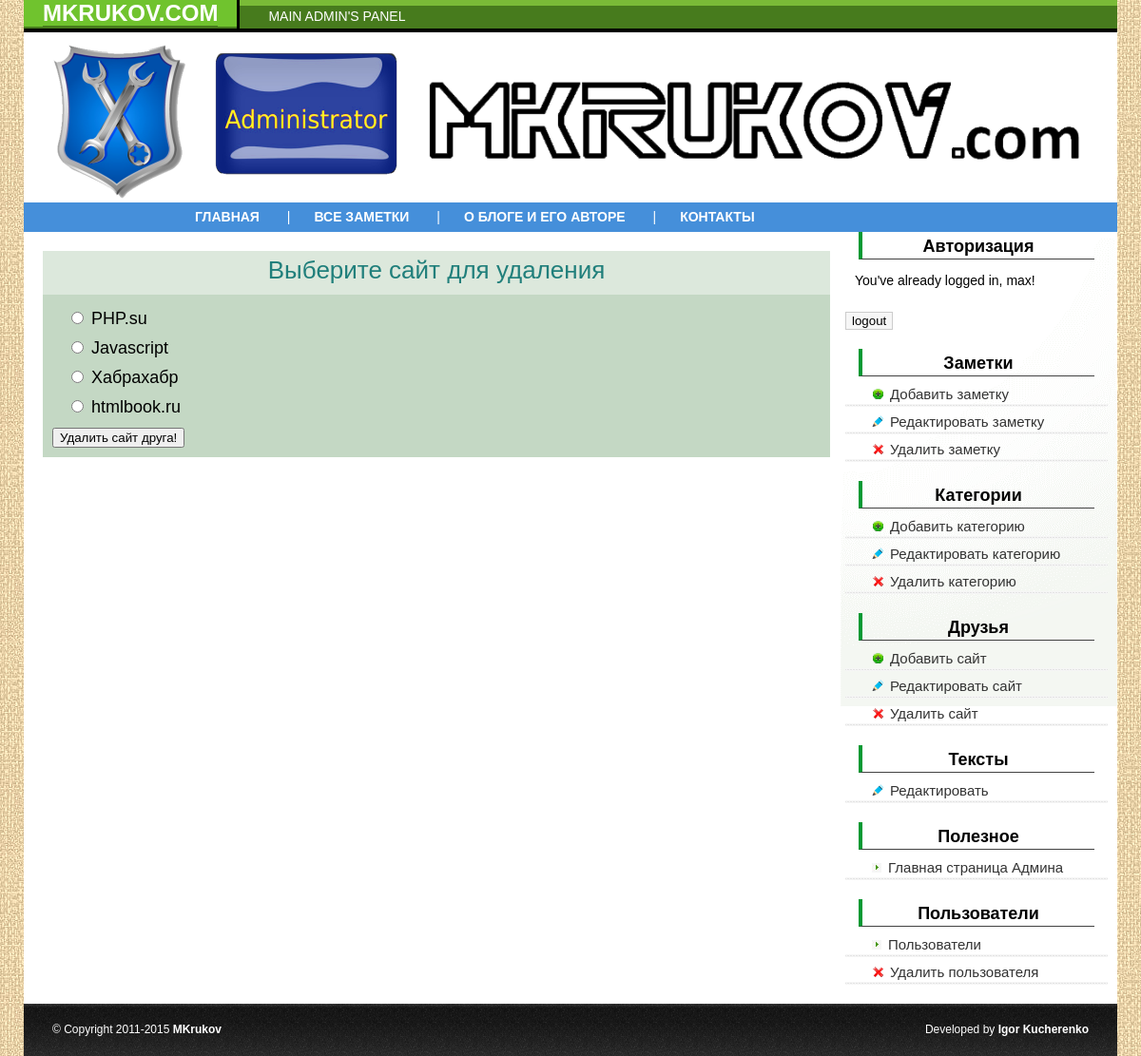
Page /admin/del_friend.php (signed in) on the committed database.
### tables this page shows
CREATE TABLE IF NOT EXISTS `friends` (
  `id` int(2) NOT NULL,
  `link` varchar(255) NOT NULL,
  `title` varchar(255) NOT NULL
);

### admin/del_friend.php (the view, shortened to what this page needs)
<!DOCTYPE html>
<html>
<head>
<link href="style.css" rel="stylesheet" type="text/css">
</head>
<body>
<?php include ("blocks/headerandmenu.php");?>
<div id="content">
	<div class="text">
		<p class="post_view_title">Выберите сайт для удаления</p>
			<form action="drop_friend.php" method="post">
				<?php
				$result=mysql_query("SELECT title,id FROM friends");
				$myrow=mysql_fetch_array ($result);
				do
					{printf("<p><label><input name='id' type='radio' value='%s'> %s</label></p>",$myrow["id"],$myrow["title"]);}
				while ($myrow=mysql_fetch_array ($result));
				?>
				<input name="submit" type="submit" value="Удалить сайт друга!">
			</form>
	</div>
	<?php include ("blocks/sidebar.php");?>
</div>
<?php include ("blocks/footer.php");?>
</body>
</html>

### admin/style.css (style rules this page uses)
body { margin:0px auto; width:1150px; font-size:100%; font-family: "Myriad Pro", "Trebuchet MS", Arial; font-size:14px; background: url(img/bg.jpg) #fff; }
p { padding: 0 10px 5px 10px; }
.text { width:72%; float:left; margin: 20px 10px 15px 20px; font-size: 18px; }
.text form p { margin:5px; }
.text form { background-color:#C4D8C4; padding:10px; }
#content { width: 100%; float:left; background:url(img/sidebar_bckg.gif) no-repeat top right #fff; }
.post_view_title { text-transform:none; font: normal normal 26px Verdana, Geneva, sans-serif; color: #207f7b; text-decoration: none; margin:0; padding:5px 20px 10px; text-align:center; background-color:#DCE8DC; }

### rows in the picture
friends: title "PHP.su"
friends: title "Javascript"
friends: title "Хабрахабр"
friends: title "htmlbook.ru"

### other values in the picture
$user_name "max"
